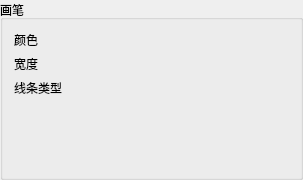
<?xml version="1.0" encoding="UTF-8"?>
<ui version="4.0">
 <class>QG_WidgetPen</class>
 <widget class="QWidget" name="QG_WidgetPen">
  <property name="geometry">
   <rect>
    <x>0</x>
    <y>0</y>
    <width>303</width>
    <height>180</height>
   </rect>
  </property>
  <property name="sizePolicy">
   <sizepolicy hsizetype="MinimumExpanding" vsizetype="MinimumExpanding">
    <horstretch>0</horstretch>
    <verstretch>0</verstretch>
   </sizepolicy>
  </property>
  <property name="minimumSize">
   <size>
    <width>0</width>
    <height>0</height>
   </size>
  </property>
  <property name="windowTitle">
   <string>Pen</string>
  </property>
  <layout class="QGridLayout">
   <property name="leftMargin">
    <number>0</number>
   </property>
   <property name="topMargin">
    <number>0</number>
   </property>
   <property name="rightMargin">
    <number>0</number>
   </property>
   <property name="bottomMargin">
    <number>0</number>
   </property>
   <property name="spacing">
    <number>0</number>
   </property>
   <item row="0" column="0">
    <widget class="QGroupBox" name="bgPen">
     <property name="title">
      <string>画笔</string>
     </property>
     <layout class="QGridLayout">
      <item row="3" column="1">
       <spacer name="spacer9">
        <property name="orientation">
         <enum>Qt::Vertical</enum>
        </property>
        <property name="sizeType">
         <enum>QSizePolicy::Expanding</enum>
        </property>
        <property name="sizeHint" stdset="0">
         <size>
          <width>21</width>
          <height>1</height>
         </size>
        </property>
       </spacer>
      </item>
      <item row="2" column="0">
       <widget class="QLabel" name="lLineType">
        <property name="sizePolicy">
         <sizepolicy hsizetype="MinimumExpanding" vsizetype="Preferred">
          <horstretch>0</horstretch>
          <verstretch>0</verstretch>
         </sizepolicy>
        </property>
        <property name="text">
         <string>线条类型</string>
        </property>
        <property name="wordWrap">
         <bool>false</bool>
        </property>
       </widget>
      </item>
      <item row="3" column="0">
       <spacer name="spacer8">
        <property name="orientation">
         <enum>Qt::Vertical</enum>
        </property>
        <property name="sizeType">
         <enum>QSizePolicy::Expanding</enum>
        </property>
        <property name="sizeHint" stdset="0">
         <size>
          <width>21</width>
          <height>1</height>
         </size>
        </property>
       </spacer>
      </item>
      <item row="1" column="0">
       <widget class="QLabel" name="lWidth">
        <property name="sizePolicy">
         <sizepolicy hsizetype="MinimumExpanding" vsizetype="Preferred">
          <horstretch>0</horstretch>
          <verstretch>0</verstretch>
         </sizepolicy>
        </property>
        <property name="text">
         <string>宽度</string>
        </property>
        <property name="wordWrap">
         <bool>false</bool>
        </property>
       </widget>
      </item>
      <item row="2" column="1">
       <widget class="QG_LineTypeBox" name="cbLineType" native="true"/>
      </item>
      <item row="0" column="1">
       <widget class="QG_ColorBox" name="cbColor" native="true"/>
      </item>
      <item row="0" column="0">
       <widget class="QLabel" name="lColor">
        <property name="sizePolicy">
         <sizepolicy hsizetype="MinimumExpanding" vsizetype="Preferred">
          <horstretch>0</horstretch>
          <verstretch>0</verstretch>
         </sizepolicy>
        </property>
        <property name="text">
         <string>颜色</string>
        </property>
        <property name="wordWrap">
         <bool>false</bool>
        </property>
       </widget>
      </item>
      <item row="1" column="1">
       <widget class="QG_WidthBox" name="cbWidth" native="true"/>
      </item>
     </layout>
    </widget>
   </item>
  </layout>
 </widget>
 <layoutdefault spacing="6" margin="11"/>
 <customwidgets>
  <customwidget>
   <class>QG_ColorBox</class>
   <extends>QWidget</extends>
   <header>qg_colorbox.h</header>
  </customwidget>
  <customwidget>
   <class>QG_WidthBox</class>
   <extends>QWidget</extends>
   <header>qg_widthbox.h</header>
  </customwidget>
  <customwidget>
   <class>QG_LineTypeBox</class>
   <extends>QWidget</extends>
   <header>qg_linetypebox.h</header>
  </customwidget>
 </customwidgets>
 <resources/>
 <connections/>
</ui>
